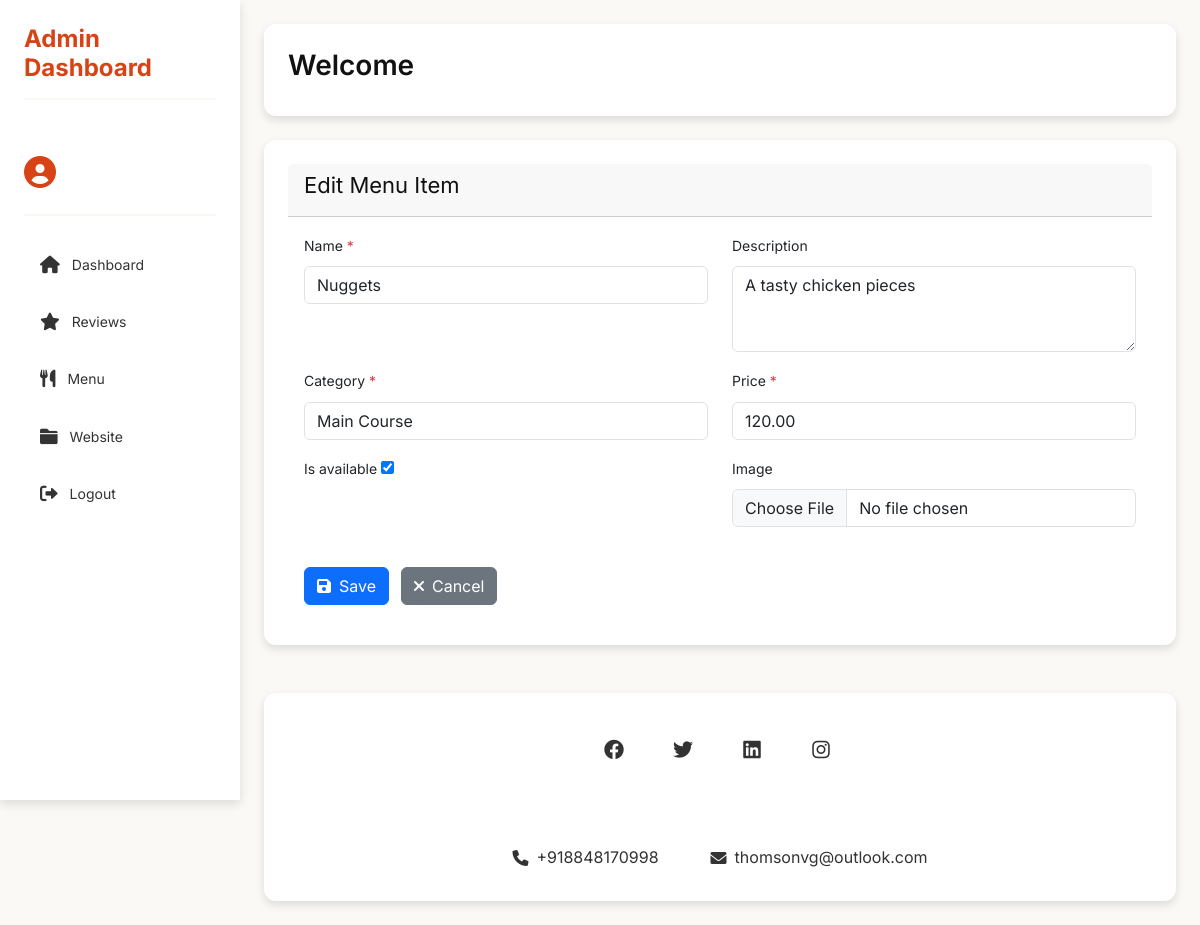
/superadmin/menu/update/4/, run on the app's committed database.
### SuperAdmin/models.py (models this page shows, shortened)
class MenuItem(models.Model):
    CATEGORY_CHOICES = [
        ('Main Course', 'Main Course'),
        ('Snacks', 'Snacks'),
        ('Beverages', 'Beverages'),
        ('Desserts', 'Desserts'),
    ]
    name = models.CharField(max_length=100, unique=True)
    description = models.TextField(blank=True, null=True)
    category = models.CharField(max_length=50, choices=CATEGORY_CHOICES)
    price = models.DecimalField(max_digits=6, decimal_places=2)
    is_available = models.BooleanField(default=True)
    image = models.ImageField(upload_to='menu_images/', blank=True, null=True)
    created_at = models.DateTimeField(auto_now_add=True)
    updated_at = models.DateTimeField(auto_now=True)

### SuperAdmin/views.py (the view)
# urls.py: path('menu/update/<int:item_id>/', views.update_menu_item, name='menu_update'),
def update_menu_item(request, item_id):
    menu_item = get_object_or_404(MenuItem, id=item_id)
    if request.method == 'POST':
        form = MenuItemForm(request.POST, request.FILES, instance=menu_item)
        if form.is_valid():
            form.save()
            return redirect('menu_list')
    else:
        form = MenuItemForm(instance=menu_item)
    return render(request, 'Admin/menu_form.html', {'form': form})

### SuperAdmin/forms.py
class MenuItemForm(forms.ModelForm):
    class Meta:
        model = MenuItem
        fields = ['name', 'description', 'category', 'price', 'is_available', 'image']
        widgets = {
            'name': forms.TextInput(attrs={'class': 'form-control'}),
            'description': forms.Textarea(attrs={'class': 'form-control', 'rows': 3}),
            'category': forms.Select(attrs={'class': 'form-control'}),
            'price': forms.NumberInput(attrs={'class': 'form-control'}),
            'is_available': forms.CheckboxInput(attrs={'class': 'style= "margin-left: .25rem;"'}),
            'image': forms.FileInput(attrs={'class': 'form-control'}),
        }

### templates/Admin/menu_form.html (shortened to what this page needs)
{% extends 'Admin/base.html' %}
{% block content %}
<div class="card">
    <div class="card-header">
        <h2 class="mb-0">{{ form.instance.id|yesno:"Edit Menu Item,Add Menu Item" }}</h2>
    </div>
    <div class="card-body">
        <form method="post" enctype="multipart/form-data">
            <div class="row">
                {% for field in form %}
                <div class="col-md-6 mb-3">
                    <label for="{{ field.id_for_label }}" class="form-label">
                        {{ field.label }}
                        {% if field.field.required %}
                            <span class="text-danger">*</span>
                        {% endif %}
                    </label>
                    {{ field }}
                </div>
                {% endfor %}
            </div>
            <div class="mt-4">
                <button type="submit" class="btn btn-primary">
                    <i class="fas fa-save me-2"></i>Save
                </button>
                <a href="{% url 'menu_list' %}" class="btn btn-secondary ms-2">
                    <i class="fas fa-times me-2"></i>Cancel
                </a>
            </div>
        </form>
    </div>
</div>
{% endblock %}

### static/css/style.css (style rules this page uses)
* { box-sizing: border-box !important; transition: ease all 0.5s; }
html { scroll-behavior: smooth; }
body { color: #990011; font-size: 14px; font-family: 'Poppins', sans-serif; line-height: 1.80857; font-weight: normal; overflow-x: hidden; }
a { color: #1f1f1f; text-decoration: none !important; outline: none !important; -webkit-transition: all .3s ease-in-out; -moz-transition: all .3s ease-in-out; -ms-transition: all .3s ease-in-out; -o-transition: all .3s ease-in-out; transition: all .3s ease-in-out; }
h1, h2, h3, h4, h5, h6 { letter-spacing: 0; font-weight: normal; position: relative; padding: 0 0 10px 0; font-weight: normal; line-height: normal; color: #111111; margin: 0 }
h2 { font-size: 22px }
*, *::after, *::before { -webkit-box-sizing: border-box; -moz-box-sizing: border-box; box-sizing: border-box; }
a { color: #222222; text-decoration: none; outline: none !important; }
a, .btn { text-decoration: none !important; outline: none !important; -webkit-transition: all .3s ease-in-out; -moz-transition: all .3s ease-in-out; -ms-transition: all .3s ease-in-out; -o-transition: all .3s ease-in-out; transition: all .3s ease-in-out; }
button { border: 0; margin: 0; padding: 0; cursor: pointer; }

### templates/Admin/base.html (style rules this page uses)
:root { --primary-color: #D84315; --secondary-color: #2C6E49; --accent-color: #FFB74D; --text-color: #333333; --light-bg: #FAF9F6; --white: #ffffff; --shadow: 0 4px 10px rgba(0, 0, 0, 0.12); }
body { display: flex; min-height: 100vh; margin: 0; font-family: 'Inter', sans-serif; background-color: var(--light-bg); color: var(--text-color); }
.card { background: var(--white); border-radius: 12px; padding: 24px; margin-bottom: 24px; box-shadow: var(--shadow); border: none; }

### data on the page
MenuItem: instance.id "Edit Menu Item", form "Nuggets" "A tasty chicken pieces" "Main Course" "120.00" "☑"

### other printed values
{{ field.label }} "Name" "Description" "Category" "Price" "Is available" "Image"
